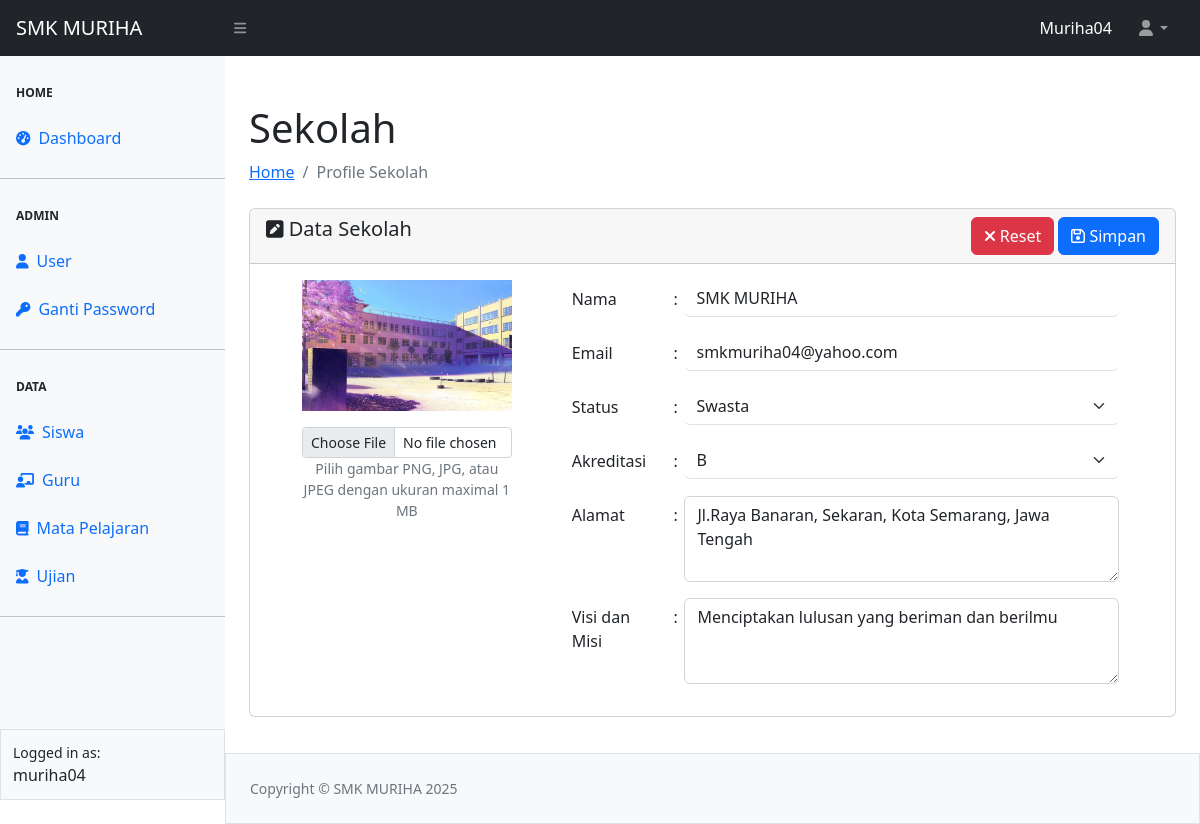
Page /school/profile-sekolah.php (signed in) on the committed database.
### tables this page shows
CREATE TABLE `tbl_sekolah` (
  `id` int(11) NOT NULL,
  `nama` varchar(128) NOT NULL,
  `alamat` varchar(128) NOT NULL,
  `akreditasi` char(1) NOT NULL,
  `status` varchar(10) NOT NULL,
  `email` varchar(100) NOT NULL,
  `visimisi` varchar(256) NOT NULL,
  `gambar` varchar(100) NOT NULL
);

### school/profile-sekolah.php (the view, shortened to what this page needs)
<?php
require_once "../config.php";
require_once "../template/header.php";
require_once "../template/navbar.php";
require_once "../template/sidebar.php";
$sekolah = mysqli_query($koneksi, "SELECT * FROM tbl_sekolah WHERE id = 1");
$data = mysqli_fetch_array($sekolah);
?>
<div id="layoutSidenav_content">
    <main>
        <div class="container-fluid px-4">
            <h1 class="mt-4">Sekolah</h1>
            <ol class="breadcrumb mb-4">
                <li class="breadcrumb-item"><a href="../index.php">Home</a></li>
                <li class="breadcrumb-item active">Profile Sekolah</li>
            </ol>
            <form action="proses-sekolah.php" method="POST" enctype="multipart/form-data">
            <div class="card">
                <div class="card-header">
                    <span class="h5"><i class="fa-solid fa-square-pen"></i> Data Sekolah</span>
                    <button type="submit" name="simpan" class="btn btn-primary float-end"><i class="fa-regular fa-floppy-disk"></i> Simpan</button>
                    <button type="reset" name="reset" class="btn btn-danger float-end me-1"><i class="fa-solid fa-xmark"></i> Reset</button>
                </div>
                <div class="card-body">
                    <div class="row">
                        <div class="col-4 text-center px-5">
                            <img src="../asset/image/<?= $data['gambar'] ?>" alt="gambar sekolah" class="mb-3" width="100%">
                            <input type="file" name="image" class="form-control form-control-sm">
                            <small class="text-secondary">Pilih gambar PNG, JPG, atau JPEG dengan ukuran maximal 1 MB</small>
                        </div>
                        <div class="col-8">
                            <div class="mb-3 row">
                                <label for="nama" class="col-sm-2 col-form-label">Nama</label>
                                <label for="nama" class="col-sm-1 col-form-label">:</label>
                                <div class="col-sm-9" style="margin-left: -40px;">
                                        <input type="text" class="form-control border-0 border-bottom" id="nama" name="nama" value="<?= $data['nama'] ?>" placeholder="Nama sekolah" required>
                                </div>
                            </div>
                            <div class="mb-3 row">
                                <label for="email" class="col-sm-2 col-form-label">Email</label>
                                <label for="email" class="col-sm-1 col-form-label">:</label>
                                <div class="col-sm-9" style="margin-left: -40px;">
                                        <input type="email" class="form-control border-0 border-bottom" id="email" name="email" value="<?= $data['email'] ?>" placeholder="Masukkan alamat email sekolah " required>
                                </div>
                            </div>
                            <div class="mb-3 row">
                                <label for="status" class="col-sm-2 col-form-label">Status</label>
                                <label for="status" class="col-sm-1 col-form-label">:</label>
                                <div class="col-sm-9" style="margin-left: -40px;">
                                        <select name="status" id="status" class="form-select border-0 border-bottom" required>
                                            <?php
                                            $status = ['Negeri', 'Swasta'];
                                            foreach($status as $stt) {
                                                if ($data['status'] == $stt) { ?>
                                                        <option value="<?= $stt ?>" selected><?= $stt ?></option>
                                                    <?php } else { ?>
                                                        <option value="<?= $stt ?>"><?= $stt ?></option>
                                                <?php
                                                }
                                            }
                                             ?>
                                        </select>
                                </div>
                            </div>
                            <div class="mb-3 row">
                                <label for="akreditasi" class="col-sm-2 col-form-label">Akreditasi</label>
                                <label for="akreditasi" class="col-sm-1 col-form-label">:</label>
                                <div class="col-sm-9" style="margin-left: -40px;">
                                        <select name="akreditasi" id="akreditasi" class="form-select border-0 border-bottom" required>
                                        <?php
                                            $akreditasi = ['A', 'B', 'C', 'D'];
                                            foreach($akreditasi as $akre) {
                                                if ($data['akreditasi'] == $akre) { ?>
                                                        <option value="<?= $akre ?>" selected><?= $akre ?></option>
                                                    <?php } else { ?>
                                                        <option value="<?= $akre ?>"><?= $akre ?></option>
                                                <?php
                                                }
                                            }
                                             ?>
                                        </select>
                                </div>
                            </div>
                            <div class="mb-3 row">
                                <label for="alamat" class="col-sm-2 col-form-label">Alamat</label>
                                <label for="alamat" class="col-sm-1 col-form-label">:</label>
                                <div class="col-sm-9" style="margin-left: -40px;">
                                        <textarea name="alamat" id="alamat" cols="30" rows="3" class="form-control" placeholder="Masukkan alamat sekolah " required><?= $data['alamat'] ?></textarea>
                            </div>
                        </div>
                        <div class="mb-3 row">
                                <label for="visimisi" class="col-sm-2 col-form-label">Visi dan Misi</label>
                                <label for="visimisi" class="col-sm-1 col-form-label">:</label>
                                <div class="col-sm-9" style="margin-left: -40px;">
                                        <textarea name="visimisi" id="visimisi" cols="30" rows="3" class="form-control" placeholder="Masukkan visi dan misi sekolah " required><?= $data['visimisi'] ?></textarea>
                            </div>
                        </div>
                    </div>
                </div>
            </div>
            </form>
        </div>
    </main>
<?php
require_once "../template/footer.php";
?>

### rows in the picture
tbl_sekolah: gambar (picture), nama "SMK MURIHA", email "smkmuriha04@yahoo.com", status "Swasta", akreditasi "B", alamat "Jl.Raya Banaran, Sekaran, Kota Semarang, Jawa Tengah", visimisi "Menciptakan lulusan yang beriman dan berilmu"

### other values in the picture
$_SESSION["ssUser"] "Muriha04"
$_SESSION["ssUser"] "muriha04"
